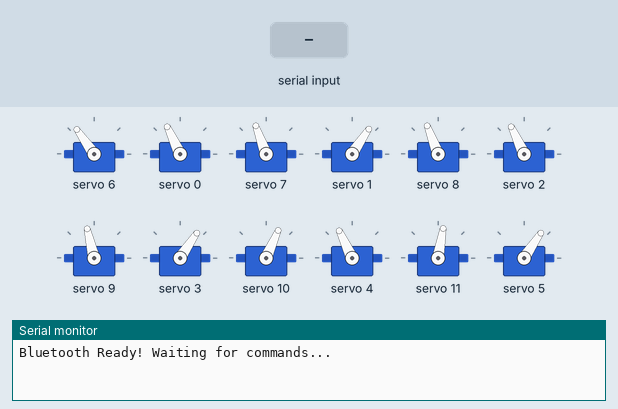
This sketch was run on a simulated Arduino Uno, built with avr-gcc and run on an emulated ATmega328P. Parts: 12 × servo, the last lines printed to the serial monitor. Inputs (shaded band) come from the test bench.

Above: at 1.5 s.
1.6 s: "a" received over the second serial link
At 2.29 s:
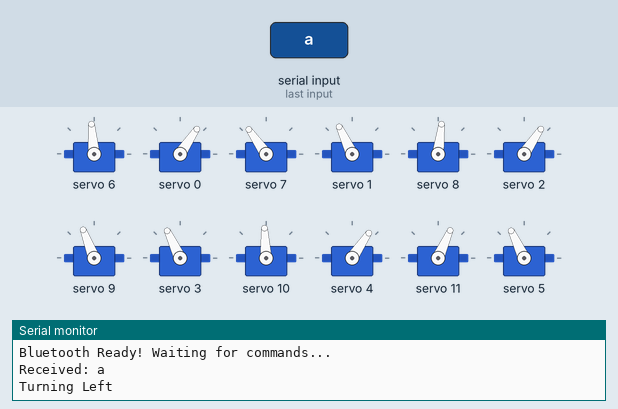
5.1 s: "w" received over the second serial link
At 5.95 s:
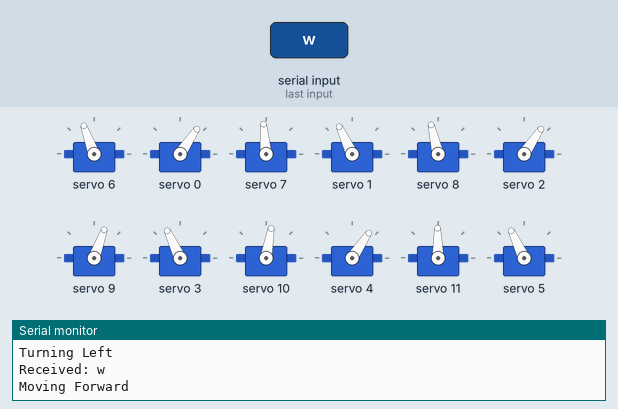
10.7 s: "s" received over the second serial link
14.2 s: "d" received over the second serial link
At 14.49 s:
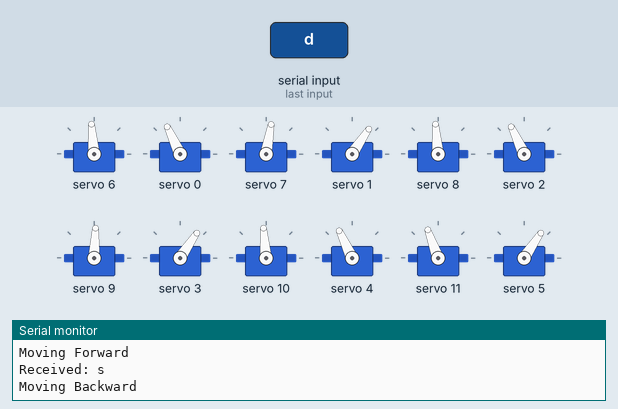
17.7 s: "w" received over the second serial link
At 18.76 s:
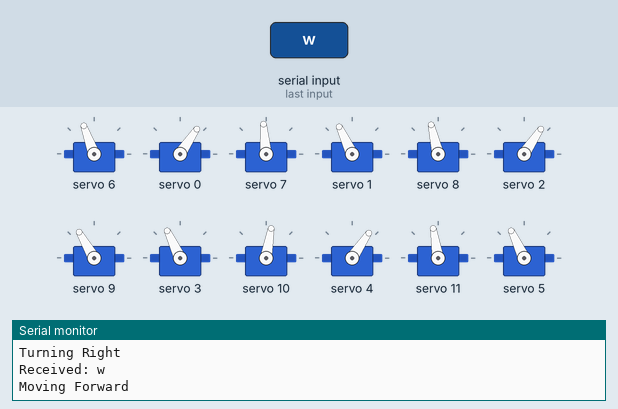
21.2 s: "d" received over the second serial link
At 22.42 s:
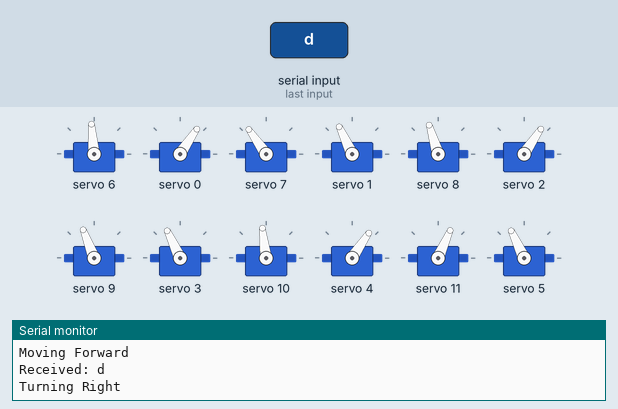
Timing chart, 0 to 25.7 s (numbered marks = the images above; inputs shaded):
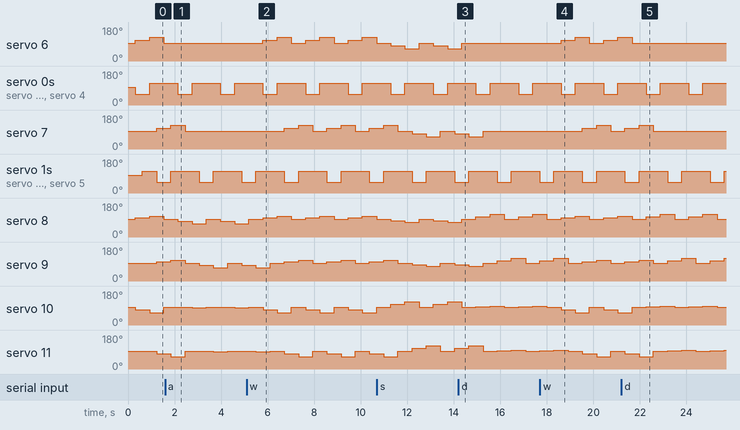

The sketch:

Team8-KS-SA-SJ_Code.ino
```cpp
#include <Wire.h>
#include <SoftwareSerial.h>
#include <Adafruit_PWMServoDriver.h>

// HC-05 Bluetooth Module connected to RX=2, TX=3
SoftwareSerial BTSerial(2, 3);

class spiderClass{
  private:
    Adafruit_PWMServoDriver spiderDriver;

    int legN = 6;
    float rSwing = 30, tSwing = 0;

    float theta1val[6] = {0};
    float theta2val[6] = {0};

    int dirOffset(int i){
      return (-30+60*i)*(PI/180);
    }

    float theta2PWM(float theta){
      return 2.5*theta + 375;
    }
  public:
    initiate(){
      spiderDriver = Adafruit_PWMServoDriver();
      spiderDriver.begin();
      spiderDriver.setPWMFreq(60);
    }

    resetServos(){
      for (int i = 0; i < legN; i++){
        setLeg(i, 0, 0);
      }
    }

    setDirn(float dirn){
      tSwing = dirn;
    }

    setLeg(int i, float theta_1, float theta_2){
      float PWM_1 = theta2PWM(theta_1);
      float PWM_2 = theta2PWM(-theta_2);

      spiderDriver.setPWM(i+6, 0, PWM_1);
      spiderDriver.setPWM(i, 0, PWM_2);
    }

    hardcodedGait(){
      //setLeg(i, theta1val[i] - rSwing*cos(tSwing - dirOffset(i)), 0);
      int groupP[] = {0, 2, 4};
      int groupQ[] = {1, 3, 5};

      int delayTime = 300;
      int walkHeight = -20;
      int highHeight = 40;

      for (int n = 0; n < 3; n++){
        setLeg(groupP[n], -0.5*rSwing*cos(tSwing - dirOffset(groupP[n])), highHeight);
      }
      delay(delayTime);

      for (int n = 0; n < 3; n++){
        setLeg(groupQ[n], 0, walkHeight);
      }
      delay(delayTime);

      for (int n = 0; n < 3; n++){
        setLeg(groupP[n], -rSwing*cos(tSwing - dirOffset(groupP[n])), walkHeight);
      }
      delay(delayTime);

      for (int n = 0; n < 3; n++){
        setLeg(groupQ[n], -0.5*rSwing*cos(tSwing - dirOffset(groupP[n])), highHeight);
      }
      delay(delayTime);

      for (int n = 0; n < 3; n++){
        setLeg(groupP[n], 0, walkHeight);
      }
      delay(delayTime);

      for (int n = 0; n < 3; n++){
        setLeg(groupQ[n], -rSwing*cos(tSwing - dirOffset(groupP[n])), walkHeight);
      }
      delay(delayTime);
    }
};

int deadFlag = 0;
spiderClass mySpider;

void setup() {
    Serial.begin(9600);  // Serial Monitor
    BTSerial.begin(9600); // Bluetooth HC-05 default baud rate

    Serial.println("Bluetooth Ready! Waiting for commands...");

    mySpider.initiate();
    mySpider.setDirn(PI);
    mySpider.resetServos();

    delay(300);
}

void loop() {
    //static char receivedChar;
    if (BTSerial.available()) {
        char receivedChar = BTSerial.read();  // Read incoming data
        Serial.print("Received: ");
        Serial.println(receivedChar);  // Print to Serial Monitor

        // Perform actions based on received data
        if (receivedChar == 'w') {
            Serial.println("Moving Forward");
            mySpider.setDirn(PI);
            // Add motor control logic here
        }
        else if (receivedChar == 'a') {
            Serial.println("Turning Left");
            mySpider.setDirn(PI/2);
            // Add motor control logic here
        }
        else if (receivedChar == 's') {
            Serial.println("Moving Backward");
            mySpider.setDirn(0);
            // Add motor control logic here
        }
        else if (receivedChar == 'd') {
            Serial.println("Turning Right");
            mySpider.setDirn(3*PI/2);
            // Add motor control logic here
        }
        else {
            deadFlag = 1;
        }
    }
    if(deadFlag == 0){
      mySpider.hardcodedGait();
    }
    else{
      mySpider.resetServos();
    }
}
```

Measured:
- after the input at 1.6 s, servo 6: stops changing and stays 95°; servo 7: goes on until 2.4 s, then stays 95°
- after the input at 5.1 s, servo 6: 95° → 110° after 0.70 s, then repeats every 1.8 s: 125° 0.61 s, 95° 0.61 s, 110° 0.61 s; servo 7: 95° → 110° after 1.6 s, → 125° 0.61 s later, → 95° 0.61 s later, → 110° 0.61 s later, … (7 changes in this stretch)
- after the input at 14.2 s, servo 6: goes on until 14.3 s, then stays 95°; servo 7: goes on until 15.3 s, then stays 95°
- after the input at 17.7 s, servo 6: 95° → 110° after 0.91 s, → 125° 0.61 s later, → 95° 0.61 s later, → 110° 0.61 s later, … (5 changes in this stretch); servo 7: 95° → 110° after 1.8 s, → 125° 0.61 s later, → 95° 0.61 s later
- after the input at 21.2 s, servo 6: goes on until 21.7 s, then stays 95°; servo 7: goes on until 22.6 s, then stays 95°
- by itself, servo 0–5: alternates 115° for 1.2 s and 56° for 0.61 s
- by itself, servo 8: repeats every 1.8 s: 103° 0.61 s, 111° 0.61 s, 95° 0.61 s
- by itself, servo 9: repeats every 1.8 s: 95° 0.61 s, 103° 0.61 s, 111° 0.61 s
